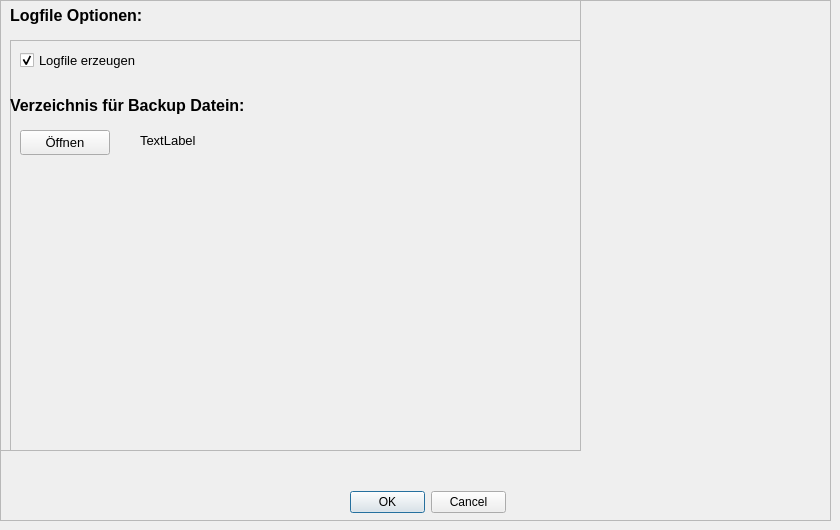
      <widget class="QWidget" name="tab_4">
       <attribute name="title">
        <string>Backup Optionen</string>
       </attribute>
       <widget class="QFrame" name="frame_9">
        <property name="geometry">
         <rect>
          <x>0</x>
          <y>0</y>
          <width>831</width>
          <height>521</height>
         </rect>
        </property>
        <property name="frameShape">
         <enum>QFrame::StyledPanel</enum>
        </property>
        <property name="frameShadow">
         <enum>QFrame::Raised</enum>
        </property>
        <widget class="QFrame" name="frame_12">
         <property name="geometry">
          <rect>
           <x>0</x>
           <y>0</y>
           <width>581</width>
           <height>451</height>
          </rect>
         </property>
         <property name="font">
          <font>
           <pointsize>12</pointsize>
           <bold>true</bold>
          </font>
         </property>
         <property name="frameShape">
          <enum>QFrame::StyledPanel</enum>
         </property>
         <property name="frameShadow">
          <enum>QFrame::Raised</enum>
         </property>
         <widget class="QLabel" name="label_69">
          <property name="geometry">
           <rect>
            <x>10</x>
            <y>0</y>
            <width>131</width>
            <height>31</height>
           </rect>
          </property>
          <property name="text">
           <string>Logfile Optionen:</string>
          </property>
         </widget>
         <widget class="QFrame" name="frame_13">
          <property name="geometry">
           <rect>
            <x>10</x>
            <y>40</y>
            <width>571</width>
            <height>411</height>
           </rect>
          </property>
          <property name="frameShape">
           <enum>QFrame::StyledPanel</enum>
          </property>
          <property name="frameShadow">
           <enum>QFrame::Raised</enum>
          </property>
          <widget class="QCheckBox" name="cb_logerzeugen">
           <property name="geometry">
            <rect>
             <x>10</x>
             <y>10</y>
             <width>171</width>
             <height>20</height>
            </rect>
           </property>
           <property name="font">
            <font>
             <pointsize>10</pointsize>
             <bold>false</bold>
            </font>
           </property>
           <property name="text">
            <string>Logfile erzeugen</string>
           </property>
           <property name="checked">
            <bool>true</bool>
           </property>
          </widget>
          <widget class="QPushButton" name="btn_backup_open">
           <property name="geometry">
            <rect>
             <x>10</x>
             <y>90</y>
             <width>90</width>
             <height>25</height>
            </rect>
           </property>
           <property name="font">
            <font>
             <pointsize>10</pointsize>
             <bold>false</bold>
            </font>
           </property>
           <property name="text">
            <string>Öffnen</string>
           </property>
          </widget>
          <widget class="QLabel" name="label_9">
           <property name="geometry">
            <rect>
             <x>0</x>
             <y>40</y>
             <width>291</width>
             <height>51</height>
            </rect>
           </property>
           <property name="text">
            <string>Verzeichnis für Backup Datein:</string>
           </property>
          </widget>
          <widget class="QLabel" name="lb_activ_backupV">
           <property name="geometry">
            <rect>
             <x>130</x>
             <y>90</y>
             <width>441</width>
             <height>21</height>
            </rect>
           </property>
           <property name="font">
            <font>
             <pointsize>10</pointsize>
             <bold>false</bold>
            </font>
           </property>
           <property name="text">
            <string>TextLabel</string>
           </property>
          </widget>
         </widget>
        </widget>
        <widget class="QDialogButtonBox" name="buttonBox">
         <property name="geometry">
          <rect>
           <x>350</x>
           <y>490</y>
           <width>156</width>
           <height>24</height>
          </rect>
         </property>
         <property name="standardButtons">
          <set>QDialogButtonBox::Cancel|QDialogButtonBox::Ok</set>
         </property>
        </widget>
       </widget>
      </widget>
